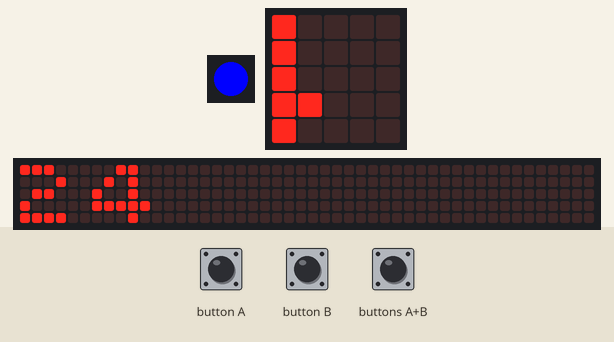
This program was run on a simulated Calliope mini (MakeCode). On the bench: 1 RGB LEDs in strip order, left to right, the board's 5×5 LED display, a strip that is not on the board, showing the scrolling text unrolled. The test bench sets the inputs (shaded band). Random numbers come from a fixed seed; the 48×5 strip is a reading aid, not a part: it shows the text the display is scrolling, unrolled, one strip-width of it at a time.

Above: at 4.9 s.
5.0 s: button B pressed for 0.15 s
At 6.4 s:
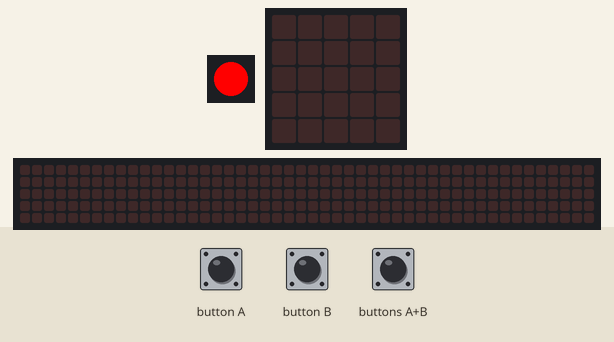
8.1 s: button A pressed for 1 s
At 11.22 s:
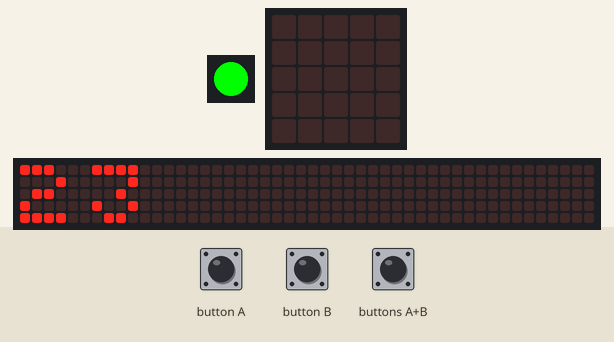
At 17.1 s:
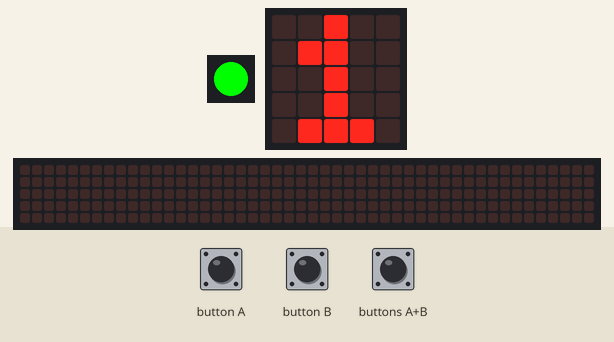
Timing chart, 0 to 17.3 s (numbered marks = the images above; inputs shaded):
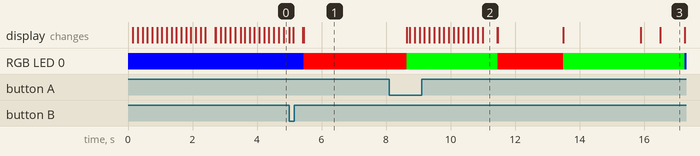

The program:

main.ts
```typescript
let x = 0
let Punkte = 0
let Reaktionszeit = 0
input.onButtonEvent(Button.AB, input.buttonEventClick(), function () {
    x = 0
})
input.onButtonEvent(Button.B, input.buttonEventClick(), function () {
    x = 1
    Punkte = 0
})
basic.forever(function () {
    basic.setLedColor(0x0000ff)
    if (x == 1) {
        basic.setLedColor(0xff0000)
        basic.pause(randint(1000, 10000))
        basic.setLedColor(0x00ff00)
        basic.pause(100)
        if (input.buttonIsPressed(Button.A)) {
            Reaktionszeit += 100
        } else {
            Reaktionszeit += 100
            basic.pause(100)
            if (input.buttonIsPressed(Button.A)) {
                Reaktionszeit += 100
            } else {
                Reaktionszeit += 100
                basic.pause(100)
                if (input.buttonIsPressed(Button.A)) {
                    Reaktionszeit += 100
                } else {
                    Reaktionszeit += 100
                    basic.pause(100)
                    if (input.buttonIsPressed(Button.A)) {
                        Reaktionszeit += 100
                    } else {
                        Reaktionszeit += 100
                        basic.pause(100)
                        if (input.buttonIsPressed(Button.A)) {
                            Reaktionszeit += 100
                        } else {
                            Reaktionszeit += 100
                            basic.pause(100)
                            if (input.buttonIsPressed(Button.A)) {
                                Reaktionszeit += 100
                            } else {
                                Reaktionszeit += 100
                                basic.pause(100)
                                if (input.buttonIsPressed(Button.A)) {
                                    Reaktionszeit += 100
                                } else {
                                    Reaktionszeit += 100
                                    basic.pause(100)
                                    if (input.buttonIsPressed(Button.A)) {
                                        Reaktionszeit += 100
                                    } else {
                                        Reaktionszeit += 100
                                        basic.pause(100)
                                        if (input.buttonIsPressed(Button.A)) {
                                            Reaktionszeit += 100
                                        } else {
                                            Reaktionszeit += 100
                                            basic.pause(100)
                                            if (input.buttonIsPressed(Button.A)) {
                                                Reaktionszeit += 100
                                            } else {
                                                Reaktionszeit += 100
                                                basic.pause(100)
                                                if (input.buttonIsPressed(Button.A)) {
                                                    Reaktionszeit += 100
                                                } else {
                                                    Reaktionszeit += 100
                                                    basic.pause(100)
                                                    if (input.buttonIsPressed(Button.A)) {
                                                        Reaktionszeit += 100
                                                    } else {
                                                        Reaktionszeit += 100
                                                        basic.pause(100)
                                                        if (input.buttonIsPressed(Button.A)) {
                                                            Reaktionszeit += 100
                                                        } else {
                                                            Reaktionszeit += 100
                                                            basic.pause(100)
                                                            if (input.buttonIsPressed(Button.A)) {
                                                                Reaktionszeit += 100
                                                            } else {
                                                                Reaktionszeit += 100
                                                                basic.pause(100)
                                                                if (input.buttonIsPressed(Button.A)) {
                                                                    Reaktionszeit += 100
                                                                } else {
                                                                    Reaktionszeit += 100
                                                                    basic.pause(100)
                                                                    if (input.buttonIsPressed(Button.A)) {
                                                                        Reaktionszeit += 100
                                                                    } else {
                                                                        Reaktionszeit += 100
                                                                        basic.pause(100)
                                                                        if (input.buttonIsPressed(Button.A)) {
                                                                            Reaktionszeit += 100
                                                                        } else {
                                                                            Reaktionszeit += 100
                                                                            basic.pause(100)
                                                                            if (input.buttonIsPressed(Button.A)) {
                                                                                Reaktionszeit += 100
                                                                            } else {
                                                                                Reaktionszeit += 100
                                                                                basic.pause(100)
                                                                                if (input.buttonIsPressed(Button.A)) {
                                                                                    Reaktionszeit += 100
                                                                                } else {
                                                                                    Reaktionszeit += 100
                                                                                    basic.pause(100)
                                                                                    if (input.buttonIsPressed(Button.A)) {
                                                                                        Reaktionszeit += 100
                                                                                    } else {
                                                                                        basic.pause(100)
                                                                                        if (input.buttonIsPressed(Button.A)) {
                                                                                            Reaktionszeit += 100
                                                                                        } else {
                                                                                            Reaktionszeit += 100
                                                                                            basic.pause(100)
                                                                                            if (input.buttonIsPressed(Button.A)) {
                                                                                                Reaktionszeit += 100
                                                                                            } else {
                                                                                                Reaktionszeit += 100
                                                                                                basic.pause(100)
                                                                                                if (input.buttonIsPressed(Button.A)) {
                                                                                                    Reaktionszeit += 100
                                                                                                } else {
                                                                                                    basic.pause(100)
                                                                                                    if (input.buttonIsPressed(Button.A)) {
                                                                                                        Reaktionszeit += 100
                                                                                                    } else {
                                                                                                        Reaktionszeit += 100
                                                                                                        basic.showIcon(IconNames.Sad)
                                                                                                        x = 0
                                                                                                    }
                                                                                                }
                                                                                            }
                                                                                        }
                                                                                    }
                                                                                }
                                                                            }
                                                                        }
                                                                    }
                                                                }
                                                            }
                                                        }
                                                    }
                                                }
                                            }
                                        }
                                    }
                                }
                            }
                        }
                    }
                }
            }
        }
    }
    basic.showNumber((2400 - Reaktionszeit) / 100)
})
```

test.ts
```typescript
// Hier kann man Tests durchführen; diese Datei wird nicht kompiliert, wenn dieses Paket als Erweiterung verwendet wird.
```

Measured:
- what the display in image 2 shows lasts 0.4 s, from 11.0 s to 11.4 s
- what the display in image 3 shows lasts 0.8 s, from 16.5 s to 17.3 s
